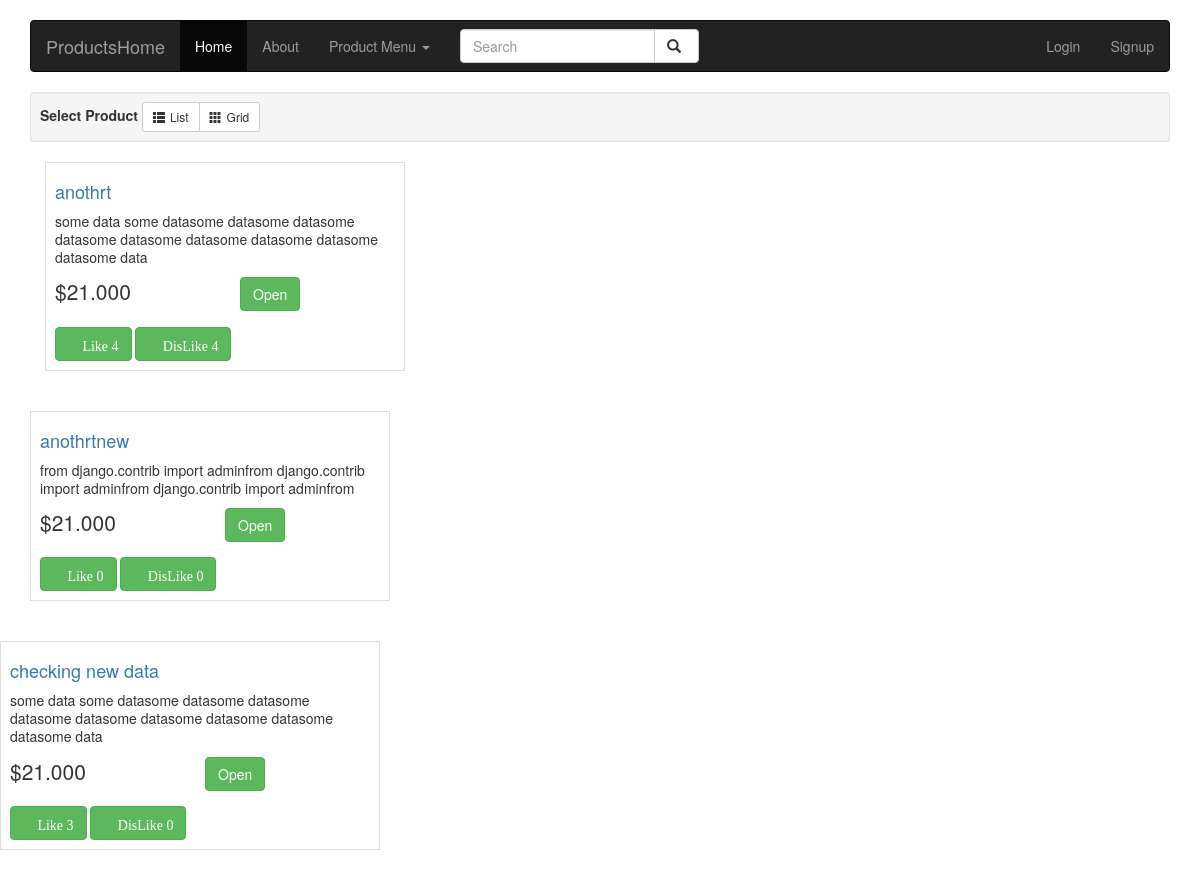
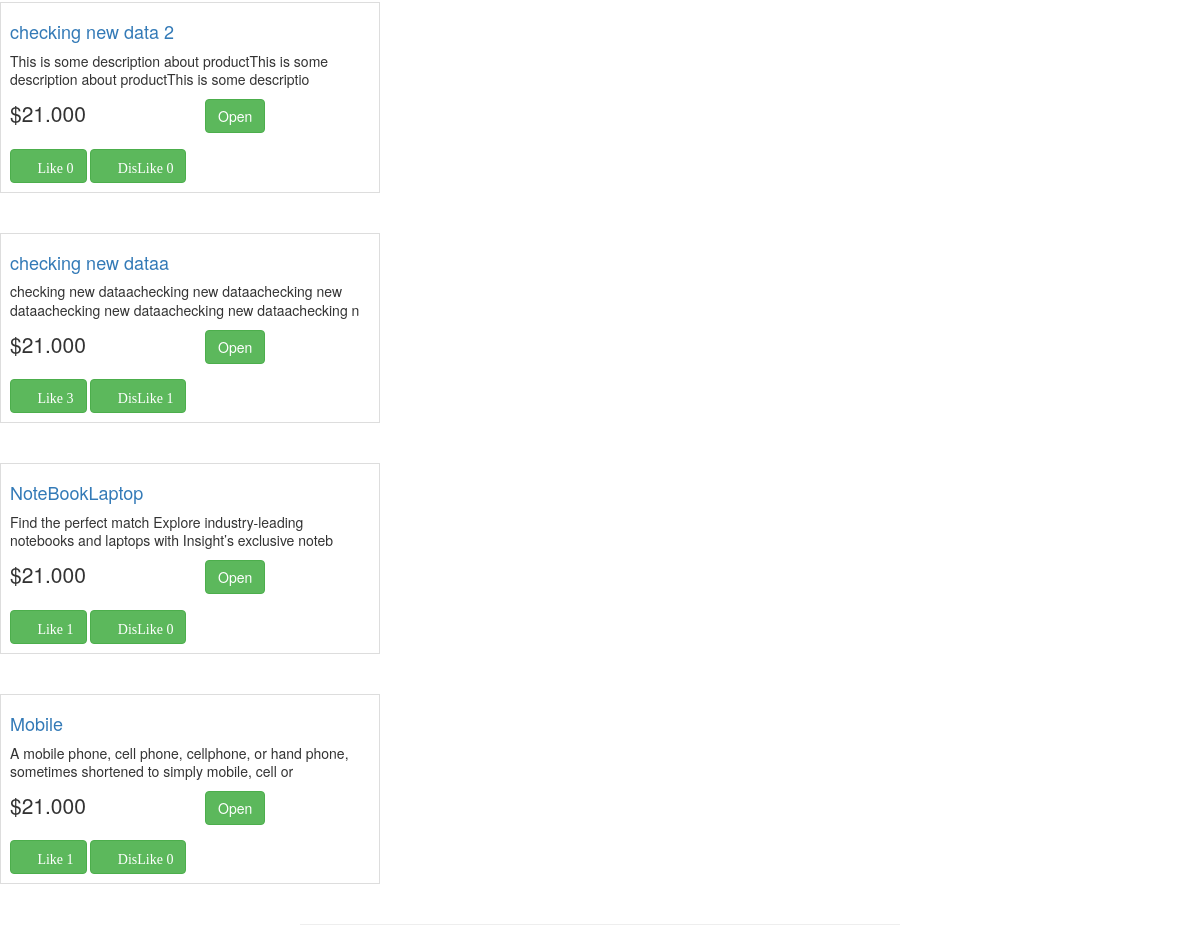
The page / on the database its author committed (2 pictures, top to bottom).
### products/models.py (models this page shows, shortened)
class Prod(models.Model):
    product_name = models.CharField(max_length=200)
    product_desc = models.TextField()
    product_pubdate = models.DateTimeField()
    product_url = models.TextField(max_length=150)
    product_image = models.ImageField(upload_to="images/")
    product_by = models.ForeignKey(User,on_delete=models.CASCADE)
    product_likes = models.IntegerField(default=0)
    product_dislikes = models.IntegerField(default=0)
    def prodsumm(self):
        return self.product_desc[0:100]

### EcomP/views.py (the view)
# urls.py: path('', views.home, name= 'home'),
def home(request):
    product = Prod.objects
    return render(request, 'home.html', {'prod' : product})

### EcomP/templates/home.html (shortened to what this page needs)
{% extends 'base.html' %}
{% block 'content' %}
    {% load static %}
    <link href="{% static 'iconic/iconic/font/css/open-iconic-bootstrap.css' %}" rel="stylesheet" />
    <head>
    </head>
    <div class="container">
    <div class="well well-sm">
        <strong>Select Product</strong>
        <div class="btn-group">
            <a href="#" id="list" class="btn btn-default btn-sm"><span class="glyphicon glyphicon-th-list">
            </span>List</a> <a href="#" id="grid" class="btn btn-default btn-sm"><span
                class="glyphicon glyphicon-th"></span>Grid</a>
        </div>
    </div>
    <div class="container">
    {% for product in prod.all %}
        <div id="products" class="row list-group">
        <div class="item  col-xs-4 col-lg-4">
            <div class="thumbnail">
                <div class="caption">
                    <h4><a class="group inner list-group-item-heading" href=" {{ product.product_url }}">
                        {{ product.product_name }}</a></h4>
                    <p class="group inner list-group-item-text">
                        {{ product.prodsumm }}
                    <div class="row">
                        <div class="col-xs-12 col-md-6">
                            <p class="lead">
                                $21.000</p>
                        </div>
                        <div class="col-xs-12 col-md-5">
                            <a class="btn btn-success" href="{% url 'pdetails' product.id %}">Open</a>
                        </div></div>
                <a href="javascript:{document.getElementById('like {{ product.id }}').submit()}"><button class="btn btn-success">  <span class="oi oi-thumb-up"> Like {{ product.product_likes }}</span></button></a>
                <a href="javascript:{document.getElementById('dislike {{ product.id }}').submit()}"><button class="btn btn-success"> <span class="oi oi-thumb-down"> DisLike {{ product.product_dislikes }}</span></button></a>
                    </div>
                </div>
            </div>
        </div>
    </div>
{% endfor %}
<hr width="50%" align="center">
{% endblock %}

### templates/base.html (shortened to what this page needs)
<!DOCTYPE html>
<html lang="en">
<head>
<link rel="stylesheet" href="https://maxcdn.bootstrapcdn.com/bootstrap/3.3.7/css/bootstrap.min.css">
</head>
<div class="container">
    <nav class="navbar navbar-inverse">
        <div class="navbar-header">
            <a href="{% url 'home' %}" class="navbar-brand">ProductsHome</a>
        </div>
        <div id="navbarCollapse" class="collapse navbar-collapse">
            <ul class="nav navbar-nav">
                <li class="active"><a href=" {% url 'home' %}">Home</a></li>
                <li><a href="{% url 'about' %}">About</a></li>
                <li class="dropdown">
                    <a data-toggle="dropdown" class="dropdown-toggle" href="#">Product Menu <b class="caret"></b></a>
                </li>
            </ul>
            <form class="navbar-form navbar-left">
                <div class="input-group">
                    <input type="text" class="form-control" placeholder="Search">
                    <span class="input-group-btn">
                        <button type="button" class="btn btn-default"><span class="glyphicon glyphicon-search"></span></button>
                    </span>
                </div>
            </form>
            <ul class="nav navbar-nav navbar-right">
                {% if  user.is_authenticated %}
                    <li><a href="javascript:{document.getElementById('logout').submit()}" onclick="">Logout</a></li>
                {% else%}
                    <li><a href=" {% url 'login' %}">Login</a></li>
                    <li><a href=" {% url 'signup' %}">Signup</a></li>
                {% endif %}
            </ul>
        </div>
    </nav>
</div>
{% block 'content' %}
{% endblock %}

### templates/base.html (style rules this page uses)
.navbar { margin-top: 20px; }

### EcomP/templates/home.html (style rules this page uses)
.glyphicon { margin-right:5px; }
.thumbnail { margin-bottom: 20px; padding: 0px; -webkit-border-radius: 0px; -moz-border-radius: 0px; border-radius: 0px; }
.list-group-item-text { margin: 0 0 11px; }

### rows shown on the page
Prod: product_name "anothrt", prodsumm "some data some datasome datasome datasome datasome datasome datasome datasome datasome datasome data", product_likes "4", product_dislikes "4"
Prod: product_name "anothrtnew", prodsumm "from django.contrib import adminfrom django.contrib import adminfrom django.contrib import adminfrom", product_likes "0", product_dislikes "0"
Prod: product_name "checking new data", prodsumm "some data some datasome datasome datasome datasome datasome datasome datasome datasome datasome data", product_likes "3", product_dislikes "0"
Prod: product_name "checking new data 2", prodsumm "This is some description about productThis is some description about productThis is some descriptio", product_likes "0", product_dislikes "0"
Prod: product_name "checking new dataa", prodsumm "checking new dataachecking new dataachecking new dataachecking new dataachecking new dataachecking n", product_likes "3", product_dislikes "1"
Prod: product_name "NoteBookLaptop", prodsumm "Find the perfect match Explore industry-leading notebooks and laptops with Insight’s exclusive noteb", product_likes "1", product_dislikes "0"
Prod: product_name "Mobile", prodsumm "A mobile phone, cell phone, cellphone, or hand phone, sometimes shortened to simply mobile, cell or", product_likes "1", product_dislikes "0"
